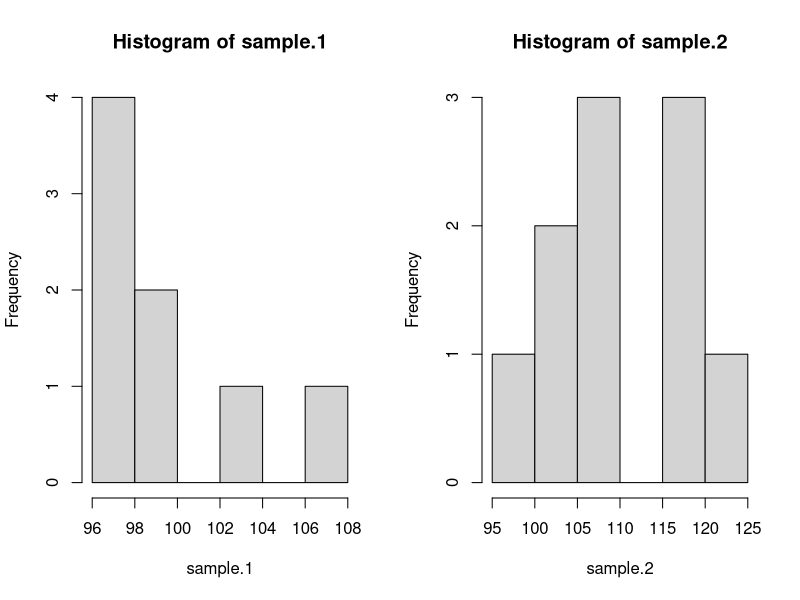
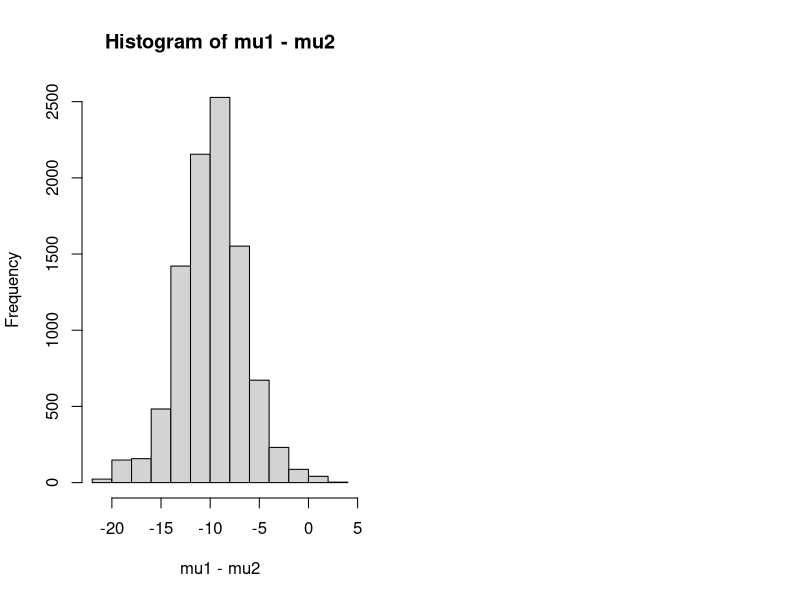

Here is the R script that generated these plots, in order:
# taken from here:
# http://stats.stackexchange.com/a/135725/90936

set.seed(7)

#create samples
sample.1 <- rnorm(8, 100, 3)
sample.2 <- rnorm(10, 103, 7)

#we need a pooled data set for estimating parameters in the prior.
pooled <- c(sample.1, sample.2)
par(mfrow=c(1, 2))

hist(sample.1)
hist(sample.2)


likelihood <- function(parameters){
  mu1=parameters[1]; sig1=parameters[2]; mu2=parameters[3]; sig2=parameters[4]
  prod(dnorm(sample.1, mu1, sig1)) * prod(dnorm(sample.2, mu2, sig2))
}

prior <- function(parameters){
  mu1=parameters[1]; sig1=parameters[2]; mu2=parameters[3]; sig2=parameters[4]
  dnorm(mu1, mean(pooled), 1000*sd(pooled)) * dnorm(mu2, mean(pooled), 1000*sd(pooled)) * dexp(sig1, rate=0.1) * dexp(sig2, 0.1)
}

posterior <- function(parameters) likelihood(parameters) * prior(parameters)


#starting values
mu1 = 100; sig1 = 10; mu2 = 100; sig2 = 10
parameters <- c(mu1, sig1, mu2, sig2)

#this is the MCMC /w Metropolis method
n.iter <- 10000
results <- matrix(0, nrow=n.iter, ncol=4)
results[1, ] <- parameters
for (iteration in 2:n.iter){
  candidate <- parameters + rnorm(4, sd=0.5)
  ratio <- posterior(candidate)/posterior(parameters)
  if (runif(1) < ratio) parameters <- candidate #Metropolis modification
  results[iteration, ] <- parameters
}



#burn-in
results <- results[500:n.iter,]


mu1 <- results[,1]
mu2 <- results[,3]

hist(mu1 - mu2)


mean(mu1 - mu2 < 0)
mean(mu2 - mu1 > 5)
